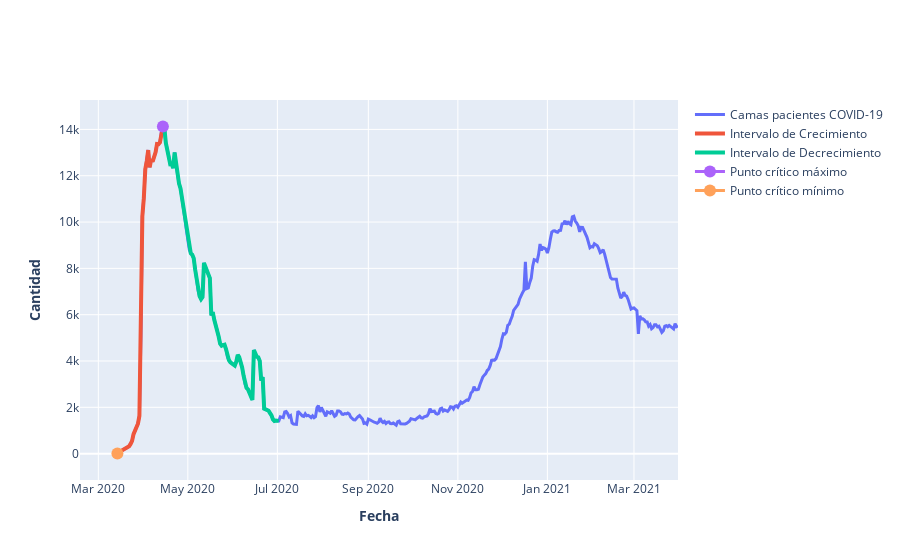

The cell this chart's notebook holds for it:
### Code cell
#Gráfico
fig=go.Figure()

fig.add_trace(go.Scatter(x=punto2['date'],y=punto2['inpatient_beds_used_covid'],name='Camas pacientes COVID-19', line=dict(width=3)))
fig.add_trace(go.Scatter(x=punto2_3['date'],y=punto2_3['inpatient_beds_used_covid'],name='Intervalo de Crecimiento', line=dict(width=4)))
fig.add_trace(go.Scatter(x=punto2_4['date'],y=punto2_4['inpatient_beds_used_covid'],name='Intervalo de Decrecimiento', line=dict(width=4)))
fig.add_trace(go.Scatter(x=punto2_1['date'],y=punto2_1['MAX(inpatient_beds_used_covid)'],name='Punto crítico máximo', marker=dict(size=12),line=dict(width=3)))
fig.add_trace(go.Scatter(x=punto2_2['date'],y=punto2_2['MIN(inpatient_beds_used_covid)'],name='Punto crítico mínimo', marker=dict(size=12),line=dict(width=3)))

fig.update_xaxes(title_text='<b>Fecha</b>')
fig.update_yaxes(title_text='<b>Cantidad</b>')
fig.show()
